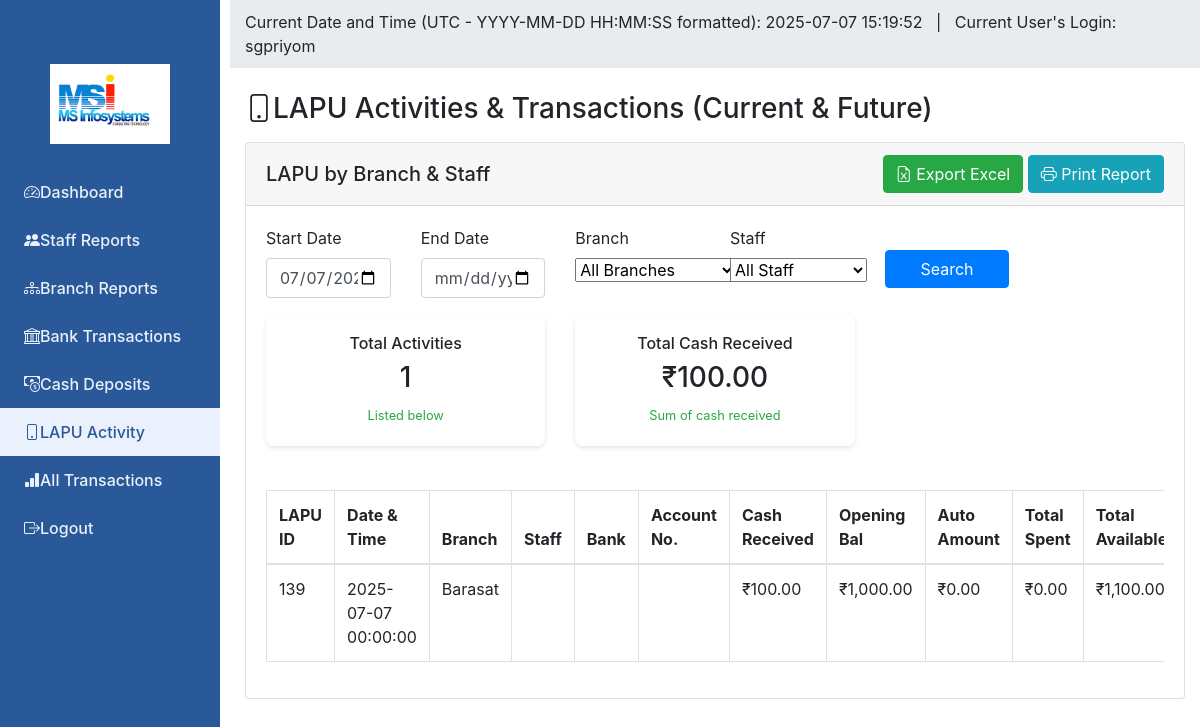
The page /admin/reports/lapu.php on the database its author committed.
### tables this page shows
CREATE TABLE `lapu` (
  `id` int(11) NOT NULL,
  `branch_id` int(11) NOT NULL,
  `staff_id` int(11) DEFAULT NULL,
  `bank_account_id` int(11) DEFAULT NULL,
  `transaction_date` datetime NOT NULL,
  `cash_received` decimal(10,2) NOT NULL,
  `opening_balance` decimal(10,2) NOT NULL,
  `auto_amount` decimal(10,2) NOT NULL,
  `total_spent` decimal(10,2) NOT NULL,
  `total_available_fund` decimal(10,2) NOT NULL,
  `closing_amount` decimal(10,2) NOT NULL,
  `notes` text DEFAULT NULL,
  `created_at` datetime NOT NULL,
  `updated_at` datetime DEFAULT NULL,
  `staff_name` varchar(255) DEFAULT NULL,
  `bank_name` varchar(255) DEFAULT NULL,
  `bank_account_number` varchar(64) DEFAULT NULL
);

CREATE TABLE `branches` (
  `id` int(11) NOT NULL,
  `branch_code` varchar(10) NOT NULL,
  `branch_name` varchar(100) NOT NULL,
  `branch_type` enum('main','sub','satellite') DEFAULT 'sub',
  `opening_date` date NOT NULL,
  `address1` varchar(255) NOT NULL,
  `address2` varchar(255) DEFAULT NULL,
  `city` varchar(100) NOT NULL,
  `postal_code` varchar(10) NOT NULL,
  `contact_number` varchar(15) NOT NULL,
  `email` varchar(100) NOT NULL,
  `manager_name` varchar(100) DEFAULT NULL,
  `working_hours` varchar(100) DEFAULT NULL,
  `notes` text DEFAULT NULL,
  `status` enum('active','inactive') DEFAULT 'active',
  `created_by` int(11) DEFAULT NULL,
  `created_at` timestamp NOT NULL DEFAULT current_timestamp(),
  `updated_by` int(11) DEFAULT NULL,
  `updated_at` timestamp NOT NULL DEFAULT current_timestamp() ON UPDATE current_timestamp()
);

### admin/reports/lapu.php (the view, shortened to what this page needs)
<?php
$currentDateTime = date('Y-m-d H:i:s');
$currentUser = $_SESSION['admin_user']['username'] ?? 'sgpriyom';
$start_date = $_GET['start_date'] ?? date('Y-m-d');
$end_date = $_GET['end_date'] ?? '';
$where = [];
$params = [];
$where[] = "DATE(l.transaction_date) >= :today";
$params[':today'] = date('Y-m-d');
if ($start_date) {
    $where[] = "DATE(l.transaction_date) >= :start_date";
    $params[':start_date'] = $start_date;
}
$whereSQL = $where ? "WHERE " . implode(" AND ", $where) : "";
try {
    $db = (new Database())->getConnection();
    $sql = "
        SELECT
            l.id AS lapu_id,
            l.transaction_date,
            b.branch_name,
            s.full_name AS staff_name,
            l.cash_received,
            l.opening_balance,
            l.auto_amount,
            l.total_spent,
            l.total_available_fund,
            l.closing_amount,
            l.notes,
            l.created_at,
            IFNULL(l.bank_name, ba.bank_name) AS bank_name,
            IFNULL(l.bank_account_number, ba.account_number) AS account_number
        FROM lapu l
        LEFT JOIN staff s ON l.staff_id = s.id
        LEFT JOIN branches b ON l.branch_id = b.id
        LEFT JOIN bank_accounts ba ON l.bank_account_id = ba.id
        $whereSQL
        ORDER BY l.transaction_date ASC, l.id ASC
    ";
    $stmt = $db->prepare($sql);
    $stmt->execute($params);
    $lapu = $stmt->fetchAll(PDO::FETCH_ASSOC);
    $total = count($lapu);
    $total_cash = 0;
    foreach ($lapu as $row) $total_cash += (float)$row['cash_received'];
} catch (Exception $e) {
    $_SESSION['error'] = "Error: " . $e->getMessage();
    $lapu = [];
    $branches = [];
    $staff = [];
    $total = 0;
    $total_cash = 0;
}
?>
<!DOCTYPE html>
<html lang="en">
<head>
    <link href="../../assets/css/bootstrap.min.css" rel="stylesheet">
    <link href="https://cdn.jsdelivr.net/npm/bootstrap-icons@1.10.5/font/bootstrap-icons.css" rel="stylesheet">
</head>
<body>
    <nav class="sidebar-nav d-none d-lg-block">
        <div class="text-center mb-4">
            <img src="../../assets/img/logo.png" alt="Logo" style="max-width:120px;">
        </div>
        <ul class="nav flex-column">
            <li class="nav-item"><a class="nav-link" href="../dashboard.php"><i class="bi bi-speedometer2 me-2"></i>Dashboard</a></li>
            <li class="nav-item"><a class="nav-link" href="staff.php"><i class="bi bi-people-fill me-2"></i>Staff Reports</a></li>
            <li class="nav-item"><a class="nav-link" href="branch.php"><i class="bi bi-diagram-3 me-2"></i>Branch Reports</a></li>
            <li class="nav-item"><a class="nav-link" href="bank.php"><i class="bi bi-bank me-2"></i>Bank Transactions</a></li>
            <li class="nav-item"><a class="nav-link" href="cash.php"><i class="bi bi-cash-coin me-2"></i>Cash Deposits</a></li>
            <li class="nav-item"><a class="nav-link active" href="lapu.php"><i class="bi bi-phone me-2"></i>LAPU Activity</a></li>
            <li class="nav-item"><a class="nav-link" href="transaction.php"><i class="bi bi-bar-chart-fill me-2"></i>All Transactions</a></li>
            <li class="nav-item"><a class="nav-link" href="../../logout.php"><i class="bi bi-box-arrow-right me-2"></i>Logout</a></li>
        </ul>
    </nav>
    <div class="main-content">
        <div class="header-info">
            <div class="container-fluid">
                Current Date and Time (UTC - YYYY-MM-DD HH:MM:SS formatted): <span id="current-datetime"><?php echo $currentDateTime; ?></span>
                &nbsp; | &nbsp;
                Current User's Login: <span id="current-user"><?php echo htmlspecialchars($currentUser); ?></span>
            </div>
        </div>
        <div class="container-fluid mt-4">
            <h3 class="mb-3"><i class="bi bi-phone me-2"></i>LAPU Activities & Transactions (Current & Future)</h3>
            <div class="card">
                <div class="card-header d-flex justify-content-between align-items-center">
                    <h5 class="mb-0">LAPU by Branch & Staff</h5>
                    <div>
                        <button class="btn btn-success me-2" onclick="exportTableToExcel('lapuTable', 'lapu_report.xlsx')">
                            <i class="bi bi-file-earmark-excel"></i> Export Excel
                        </button>
                        <button class="btn btn-info" onclick="printElement('reportContent')">
                            <i class="bi bi-printer"></i> Print Report
                        </button>
                    </div>
                </div>
                <div class="card-body" id="reportContent">
                    <form method="get" class="row mb-3">
                        <div class="col-md-2">
                            <label class="form-label">Start Date</label>
                            <input type="date" class="form-control" name="start_date" value="<?php echo htmlspecialchars($start_date); ?>">
                        </div>
                        <div class="col-md-2">
                            <label class="form-label">End Date</label>
                            <input type="date" class="form-control" name="end_date" value="<?php echo htmlspecialchars($end_date); ?>">
                        </div>
                        <div class="col-md-2">
                            <label class="form-label">Branch</label>
                            <select class="form-select" name="branch_id" onchange="this.form.submit()">
                                <option value="All">All Branches</option>
                            </select>
                        </div>
                        <div class="col-md-2">
                            <label class="form-label">Staff</label>
                            <select class="form-select" name="staff_id" onchange="this.form.submit()">
                                <option value="All">All Staff</option>
                            </select>
                        </div>
                        <div class="col-md-2 mt-4">
                            <button type="submit" class="btn btn-primary w-100">Search</button>
                        </div>
                    </form>
                    <div class="row mb-4">
                        <div class="col-md-4">
                            <div class="stats-card text-center">
                                <h6>Total Activities</h6>
                                <h3><?php echo $total; ?></h3>
                                <small class="text-success">Listed below</small>
                            </div>
                        </div>
                        <div class="col-md-4">
                            <div class="stats-card text-center">
                                <h6>Total Cash Received</h6>
                                <h3>₹<?php echo number_format($total_cash,2); ?></h3>
                                <small class="text-success">Sum of cash received</small>
                            </div>
                        </div>
                    </div>
                    <div class="table-responsive">
                        <table class="table table-bordered table-hover" id="lapuTable">
                            <thead>
                                <tr>
                                    <th>LAPU ID</th>
                                    <th>Date & Time</th>
                                    <th>Branch</th>
                                    <th>Staff</th>
                                    <th>Bank</th>
                                    <th>Account No.</th>
                                    <th>Cash Received</th>
                                    <th>Opening Bal</th>
                                    <th>Auto Amount</th>
                                    <th>Total Spent</th>
                                    <th>Total Available</th>
                                </tr>
                            </thead>
                            <tbody>
                                <?php foreach ($lapu as $row): ?>
                                <tr>
                                    <td><?php echo htmlspecialchars($row['lapu_id']); ?></td>
                                    <td><?php echo htmlspecialchars($row['transaction_date']); ?></td>
                                    <td><?php echo htmlspecialchars($row['branch_name']); ?></td>
                                    <td><?php echo htmlspecialchars($row['staff_name']); ?></td>
                                    <td><?php echo htmlspecialchars($row['bank_name']); ?></td>
                                    <td><?php echo htmlspecialchars($row['account_number']); ?></td>
                                    <td>₹<?php echo number_format($row['cash_received'],2); ?></td>
                                    <td>₹<?php echo number_format($row['opening_balance'],2); ?></td>
                                    <td>₹<?php echo number_format($row['auto_amount'],2); ?></td>
                                    <td>₹<?php echo number_format($row['total_spent'],2); ?></td>
                                    <td>₹<?php echo number_format($row['total_available_fund'],2); ?></td>
                                </tr>
                                <?php endforeach; ?>
                            </tbody>
                        </table>
                    </div>
                </div>
            </div>
        </div>
    </div>
</body>
</html>

### admin/reports/lapu.php (style rules this page uses)
.stats-card { background: #fff; border-radius: 8px; padding: 20px; margin-bottom: 20px; box-shadow: 0 2px 4px rgba(0,0,0,0.1); }
.header-info { background: #e9ecef; padding: 10px 0; margin-bottom: 16px; }
.sidebar-nav { width: 220px; min-height: 100vh; background: #295998; color: #fff; position: fixed; left: 0; top: 0; bottom: 0; z-index: 100; padding-top: 64px; }
.sidebar-nav .nav-link { color: #eaf1fc; font-weight: 500; padding: 12px 24px; display: flex; align-items: center; }
.sidebar-nav .nav-link.active, .sidebar-nav .nav-link:hover { background: #eaf1fc; color: #295998; }
.main-content { margin-left: 230px; }

### rows shown on the page
lapu: id "139", transaction_date "2025-07-07 00:00:00", branch.branch_name "Barasat", cash_received "100.00", opening_balance "1,000.00", auto_amount "0.00", total_spent "0.00", total_available_fund "1,100.00"

### other values the page prints
$currentUser "sgpriyom"
$total "1"
$total_cash "100.00"
